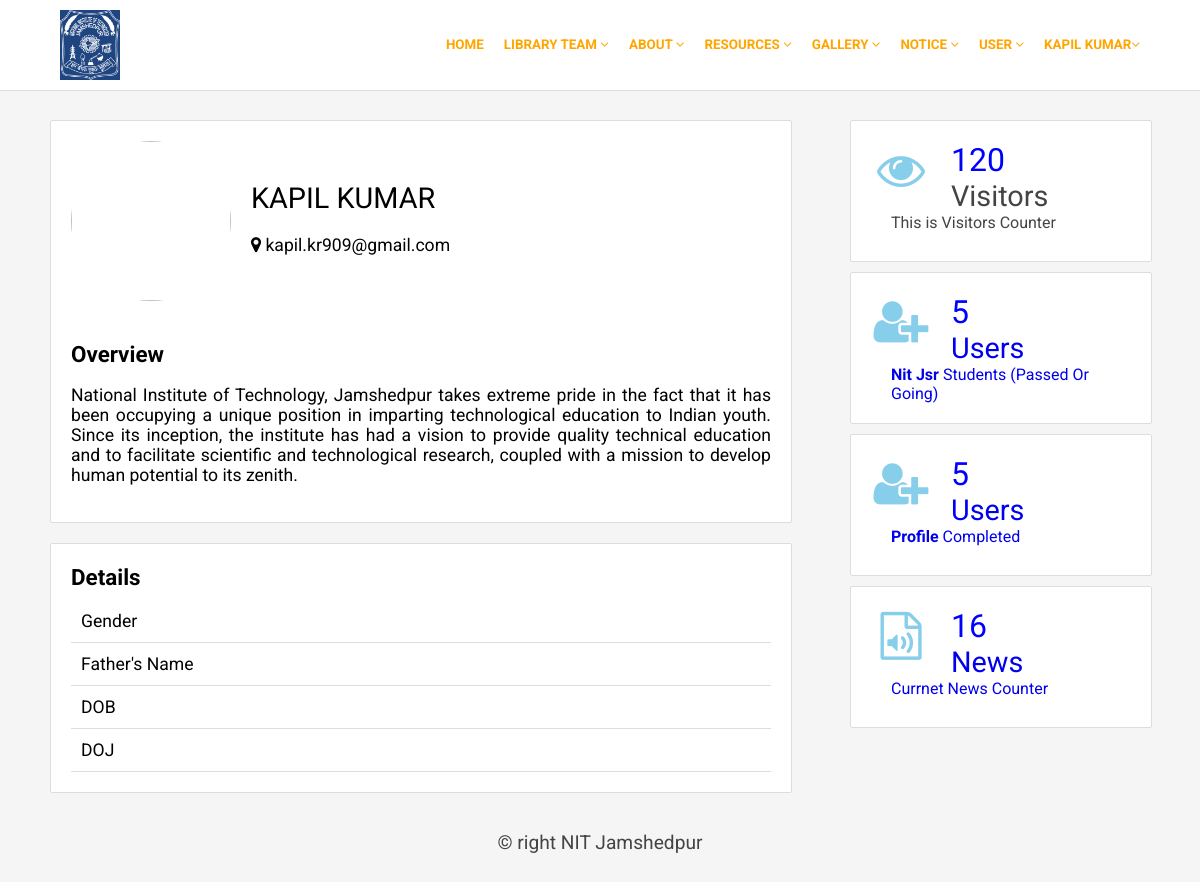
Page /home.php (signed in) on the committed database.
### tables this page shows
CREATE TABLE `registration` (
  `UserId` int(255) NOT NULL,
  `Name` varchar(255) NOT NULL,
  `Email` varchar(255) NOT NULL,
  `MobileNo` varchar(10) NOT NULL,
  `Gender` varchar(10) NOT NULL,
  `Password` varchar(255) NOT NULL,
  `Confirmpassword` varchar(255) NOT NULL,
  `Type` varchar(255) NOT NULL,
  `Branch` varchar(255) NOT NULL,
  `Regno` varchar(20) DEFAULT NULL,
  `image` varchar(250) NOT NULL
);

CREATE TABLE `visiter` (
  `vid` varchar(10) NOT NULL,
  `vcount` int(11) NOT NULL
);

### home.php (the view, shortened to what this page needs)
<?php
$sesuser=$_SESSION['sesuser'];
include('comman/connect.php');
$sql="select * from registration where email='$sesuser'";
$result = mysqli_query($con,$sql);
$data=mysqli_fetch_array($result);
?>
<!DOCTYPE html>
<html>
<head>
	<link rel="stylesheet" type="text/css" href="css/style1.css">
	<link rel="stylesheet" type="text/css" href="css/font-awesome.css">
	<link rel="stylesheet" href="https://cdnjs.cloudflare.com/ajax/libs/font-awesome/4.7.0/css/font-awesome.min.css">
</head>
<body>
<?php include('comman/menu.php');?>
<div class="main">
	<div class="profile">
		<div class="profilebox">
			<div class="pic">
				<img src="images/">
			</div>
			<div class="name"><?php echo $data['Name'];?></div>
			<div class="address"><i class="fa fa-map-marker"></i> <?php echo $data['Email'];?></div>
		</div>
		<div class="overview">
			<span>Overview</span>
			<p>
				National Institute of Technology, Jamshedpur takes extreme pride in the fact that it has been occupying a unique position in imparting technological education to Indian youth. Since its inception, the institute has had a vision to provide quality technical education and to facilitate scientific and technological research, coupled with a mission to develop human potential to its zenith.
			</p>
		</div>
	</div>
	<div class="container">
		<div class="box">
			<div class="one"><i class="fa fa-eye"> </i></div>
			<div class="two">
				<?php
                    $v="select * from visiter";
                    $vv=mysqli_fetch_array(mysqli_query($con,$v));
                    echo $vv['vcount'];
                ?>
			</div>
			<div class="three">Visitors</div>
			<div class="four">This is Visitors Counter</div>
		</div>
		<div class="box">
			<a href="subscribeshow.php">
			<div class="one"><i class="fa fa-user-plus"></i></div>
			<div class="two">
				<?php
                   $u=$con->query("select * from registration");
                   echo $uu=mysqli_num_rows($u);
                ?>
			</div>
			<div class="three">Users</div>
			<div class="four"><b>Nit Jsr</b> Students (Passed Or Going)</div>
			</a>
		</div>
		<div class="box">
			<a href="subscribeshow_yes.php">
			<div class="one"><i class="fa fa-user-plus"></i></div>
			<div class="two">
				<?php
                   $u=$con->query("select * from registration ");
                   echo $uu=mysqli_num_rows($u);
                ?>
			</div>
			<div class="three">Users</div>
			<div class="four"><b>Profile</b> Completed</div>
			</a>
		</div>
		<div class="box">
			<a href="news.php">
			<div class="one"><i class="fa fa-file-audio-o"></i></div>
			<div class="two">
				<?php
                   $n=$con->query("select * from news");
                   echo $ns=mysqli_num_rows($n);
                ?>
			</div>
			<div class="three">News</div>
			<div class="four">Currnet News Counter</div>
			</a>
		</div>
	</div>
	<div class="profile" style="margin-top: 20px;">
		<span>Details</span>
		<table class="table">
			<tr>
				<td width="250">Gender</td>
			</tr>
			<tr>
				<td>Father's Name</td>
			</tr>
			<tr>
				<td>DOB</td>
			</tr>
			<tr>
				<td>DOJ</td>
			</tr>
		</table>
	</div>
</div>
<?php include('comman/footer.php');?>
</body>
</html>

### comman/menu.php (shortened to what this page needs)
<div class="top">
	<div class="topmain">
		<div class="logo">
			<img src="image/logo.png" height="70" width="60" style="background-color: #1f4580; margin: 10px;">
		</div>
		<div class="menu" style="font-size:0.837rem;font-weight:bold;">
			<ul>
				<li><a href=""><?php echo $data['Name'];?><i class="fa fa-angle-down"></i></a>
				</li>
				<li><a href="">User <i class="fa fa-angle-down"></i></a>
				</li>
				<li><a href="">Notice <i class="fa fa-angle-down"></i></a>
				</li>
				<li><a href="">Gallery <i class="fa fa-angle-down"></i></a>
				</li>
				<li><a href="">Resources <i class="fa fa-angle-down"></i></a>
				</li>
				<li><a href="#">About <i class="fa fa-angle-down"></i></a>
				</li>
				<li><a href="">Library Team <i class="fa fa-angle-down"></i></a>
				</li>
				<li><a href="home.php">Home</a></li>
			</ul>
		</div>
	</div>
</div>

### css/style1.css (style rules this page uses)
body { margin: 0px; padding: 0px; background: #f5f5f5; font-family: 'Roboto', sans-serif; }
.top { width: 100%; height: 90px; background: #FFF; border-bottom: 1px solid #ddd; position: fixed; z-index: 10000; }
.topmain { width: 1100px; height: 100%; margin: auto; }
.logo { width: 200px; height: 100%; float: left; }
.menu { width: 850px; height: 50px; float: right; margin-top: 25px; }
.menu ul { list-style: none; margin: 0px; padding: 0px; }
.menu li { float:right; }
.menu li a { padding: 0px 10px 0px 10px; height: 40px; line-height: 40px; display: block; color: orange; text-decoration: none; text-transform: uppercase; font-size: 1em; }
.main { width: 1100px; min-height: 100px; border-radius: 2px; margin: auto; top: 120px; position: relative; }
.profile { width: 700px; min-height: 200px; background: #FFF; float: left; padding: 20px; border-radius: 2px; border: 1px solid #ddd; }
.table { width: 100%; font-size: 1.1em; border-bottom: 1px solid #ddd; border-collapse: collapse; }
.table td { border-bottom: 1px solid #ddd; border-collapse: collapse; padding-left: 10px; height: 40px; }
.profilebox { width: 100%; height: 200px; }
.pic { width: 160px; height: 160px; border-radius: 100%; float: left; }
.pic img { width: 160px; height: 160px; border-radius: 100%; }
.name { width: 500px; font-size: 1.8em; padding: 20px 0px 20px 20px; margin-top: 20px; float: left; text-transform: capitalize; }
.address { width: 500px; font-size: 1.1em; padding: 0px 0px 0px 20px; float: left; }
span { font-size: 1.4em; font-weight:bold; margin-bottom: 10px; display: block; }
p { font-size: 1.1em; text-align: justify; }
.container { width: 300px; min-height: 400px; float: right; }
.box { width: 260px; min-height: 100px; background: #FFF; padding: 20px; border-radius: 2px; margin-bottom: 10px; color: #444; border: 1px solid #ddd; }
.one { width: 60px; height: 70px; text-align: center; line-height: 60px; color: skyblue; font-size: 3em; float: left; }
.two { width: 160px; float: left; font-size: 2em; padding-left: 20px; color: blue; }
.three { width: 160px; padding-left: 20px; float: left; font-size: 1.8em; }
.four { width: 220px; padding-left: 20px; float: left; font-size: 1em; }

### rows in the picture
registration: Name "KAPIL KUMAR", Email "kapil.kr909@gmail.com"
visiter: vcount "120"

### other values in the picture
$uu=mysqli_num_rows($u) "5"
$ns=mysqli_num_rows($n) "16"
